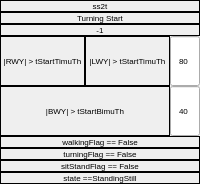
             <widget class="QFrame" name="ss2t_Frame">
              <property name="frameShape">
               <enum>QFrame::Shape::NoFrame</enum>
              </property>
              <property name="frameShadow">
               <enum>QFrame::Shadow::Raised</enum>
              </property>
              <layout class="QVBoxLayout" name="verticalLayout_6">
               <property name="spacing">
                <number>0</number>
               </property>
               <property name="leftMargin">
                <number>0</number>
               </property>
               <property name="topMargin">
                <number>0</number>
               </property>
               <property name="rightMargin">
                <number>0</number>
               </property>
               <property name="bottomMargin">
                <number>0</number>
               </property>
               <item>
                <widget class="QLabel" name="ss2t_Label">
                 <property name="maximumSize">
                  <size>
                   <width>16777215</width>
                   <height>18</height>
                  </size>
                 </property>
                 <property name="font">
                  <font>
                   <pointsize>6</pointsize>
                  </font>
                 </property>
                 <property name="frameShape">
                  <enum>QFrame::Shape::Box</enum>
                 </property>
                 <property name="text">
                  <string>ss2t</string>
                 </property>
                 <property name="alignment">
                  <set>Qt::AlignmentFlag::AlignCenter</set>
                 </property>
                </widget>
               </item>
               <item>
                <widget class="QLabel" name="flag125_label">
                 <property name="maximumSize">
                  <size>
                   <width>16777215</width>
                   <height>18</height>
                  </size>
                 </property>
                 <property name="font">
                  <font>
                   <pointsize>6</pointsize>
                  </font>
                 </property>
                 <property name="frameShape">
                  <enum>QFrame::Shape::Box</enum>
                 </property>
                 <property name="text">
                  <string>Turning Start</string>
                 </property>
                 <property name="alignment">
                  <set>Qt::AlignmentFlag::AlignCenter</set>
                 </property>
                </widget>
               </item>
               <item>
                <widget class="QLabel" name="stateNumber_minus1_Label">
                 <property name="maximumSize">
                  <size>
                   <width>16777215</width>
                   <height>18</height>
                  </size>
                 </property>
                 <property name="font">
                  <font>
                   <pointsize>6</pointsize>
                  </font>
                 </property>
                 <property name="frameShape">
                  <enum>QFrame::Shape::Box</enum>
                 </property>
                 <property name="text">
                  <string>-1</string>
                 </property>
                 <property name="alignment">
                  <set>Qt::AlignmentFlag::AlignCenter</set>
                 </property>
                </widget>
               </item>
               <item>
                <layout class="QHBoxLayout" name="turningStart_Flag1_horizontalLayout">
                 <property name="spacing">
                  <number>0</number>
                 </property>
                 <item>
                  <widget class="QLabel" name="flag19_label">
                   <property name="font">
                    <font>
                     <pointsize>6</pointsize>
                    </font>
                   </property>
                   <property name="frameShape">
                    <enum>QFrame::Shape::Box</enum>
                   </property>
                   <property name="text">
                    <string>|RWY| &gt; tStartTimuTh</string>
                   </property>
                   <property name="alignment">
                    <set>Qt::AlignmentFlag::AlignCenter</set>
                   </property>
                   <property name="wordWrap">
                    <bool>true</bool>
                   </property>
                  </widget>
                 </item>
                 <item>
                  <widget class="QLabel" name="flag20_label">
                   <property name="font">
                    <font>
                     <pointsize>6</pointsize>
                    </font>
                   </property>
                   <property name="frameShape">
                    <enum>QFrame::Shape::Box</enum>
                   </property>
                   <property name="text">
                    <string>|LWY| &gt; tStartTimuTh</string>
                   </property>
                   <property name="alignment">
                    <set>Qt::AlignmentFlag::AlignCenter</set>
                   </property>
                   <property name="wordWrap">
                    <bool>true</bool>
                   </property>
                  </widget>
                 </item>
                 <item>
                  <widget class="QLineEdit" name="flag19_and_flag20_lineEdit">
                   <property name="minimumSize">
                    <size>
                     <width>30</width>
                     <height>50</height>
                    </size>
                   </property>
                   <property name="maximumSize">
                    <size>
                     <width>30</width>
                     <height>5000</height>
                    </size>
                   </property>
                   <property name="font">
                    <font>
                     <pointsize>6</pointsize>
                    </font>
                   </property>
                   <property name="text">
                    <string>80</string>
                   </property>
                   <property name="frame">
                    <bool>true</bool>
                   </property>
                   <property name="alignment">
                    <set>Qt::AlignmentFlag::AlignCenter</set>
                   </property>
                   <property name="placeholderText">
                    <string>80</string>
                   </property>
                  </widget>
                 </item>
                </layout>
               </item>
               <item>
                <layout class="QHBoxLayout" name="turningStart_Flag2_horizontalLayout">
                 <property name="spacing">
                  <number>0</number>
                 </property>
                 <item>
                  <widget class="QLabel" name="flag21_label">
                   <property name="font">
                    <font>
                     <pointsize>6</pointsize>
                    </font>
                   </property>
                   <property name="frameShape">
                    <enum>QFrame::Shape::Box</enum>
                   </property>
                   <property name="text">
                    <string>|BWY| &gt; tStartBimuTh</string>
                   </property>
                   <property name="alignment">
                    <set>Qt::AlignmentFlag::AlignCenter</set>
                   </property>
                  </widget>
                 </item>
                 <item>
                  <widget class="QLineEdit" name="flag21_lineEdit">
                   <property name="minimumSize">
                    <size>
                     <width>30</width>
                     <height>50</height>
                    </size>
                   </property>
                   <property name="maximumSize">
                    <size>
                     <width>30</width>
                     <height>5000</height>
                    </size>
                   </property>
                   <property name="font">
                    <font>
                     <pointsize>6</pointsize>
                    </font>
                   </property>
                   <property name="text">
                    <string>40</string>
                   </property>
                   <property name="frame">
                    <bool>true</bool>
                   </property>
                   <property name="alignment">
                    <set>Qt::AlignmentFlag::AlignCenter</set>
                   </property>
                   <property name="placeholderText">
                    <string>40</string>
                   </property>
                  </widget>
                 </item>
                </layout>
               </item>
               <item>
                <widget class="QLabel" name="flag22_label">
                 <property name="maximumSize">
                  <size>
                   <width>16777215</width>
                   <height>18</height>
                  </size>
                 </property>
                 <property name="font">
                  <font>
                   <pointsize>6</pointsize>
                  </font>
                 </property>
                 <property name="frameShape">
                  <enum>QFrame::Shape::Box</enum>
                 </property>
                 <property name="text">
                  <string>walkingFlag == False</string>
                 </property>
                 <property name="alignment">
                  <set>Qt::AlignmentFlag::AlignCenter</set>
                 </property>
                </widget>
               </item>
               <item>
                <widget class="QLabel" name="flag23_label">
                 <property name="maximumSize">
                  <size>
                   <width>16777215</width>
                   <height>18</height>
                  </size>
                 </property>
                 <property name="font">
                  <font>
                   <pointsize>6</pointsize>
                  </font>
                 </property>
                 <property name="frameShape">
                  <enum>QFrame::Shape::Box</enum>
                 </property>
                 <property name="text">
                  <string>turningFlag == False</string>
                 </property>
                 <property name="alignment">
                  <set>Qt::AlignmentFlag::AlignCenter</set>
                 </property>
                </widget>
               </item>
               <item>
                <widget class="QLabel" name="flag24_label">
                 <property name="maximumSize">
                  <size>
                   <width>16777215</width>
                   <height>18</height>
                  </size>
                 </property>
                 <property name="font">
                  <font>
                   <pointsize>6</pointsize>
                  </font>
                 </property>
                 <property name="frameShape">
                  <enum>QFrame::Shape::Box</enum>
                 </property>
                 <property name="text">
                  <string>sitStandFlag == False</string>
                 </property>
                 <property name="alignment">
                  <set>Qt::AlignmentFlag::AlignCenter</set>
                 </property>
                </widget>
               </item>
               <item>
                <widget class="QLabel" name="flag25_label">
                 <property name="maximumSize">
                  <size>
                   <width>16777215</width>
                   <height>18</height>
                  </size>
                 </property>
                 <property name="font">
                  <font>
                   <pointsize>6</pointsize>
                  </font>
                 </property>
                 <property name="frameShape">
                  <enum>QFrame::Shape::Box</enum>
                 </property>
                 <property name="text">
                  <string>state ==StandingStill</string>
                 </property>
                 <property name="alignment">
                  <set>Qt::AlignmentFlag::AlignCenter</set>
                 </property>
                </widget>
               </item>
              </layout>
             </widget>
